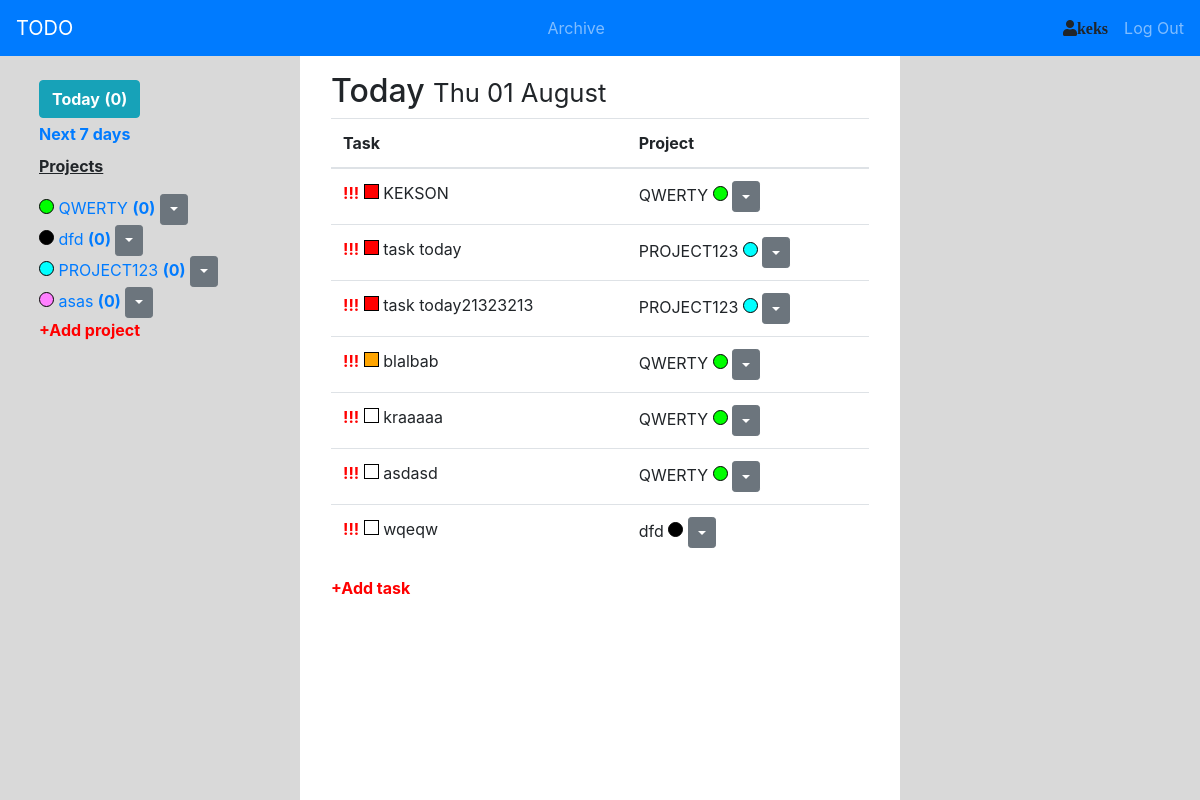
The page /today/ (signed in) on the database as committed earlier.
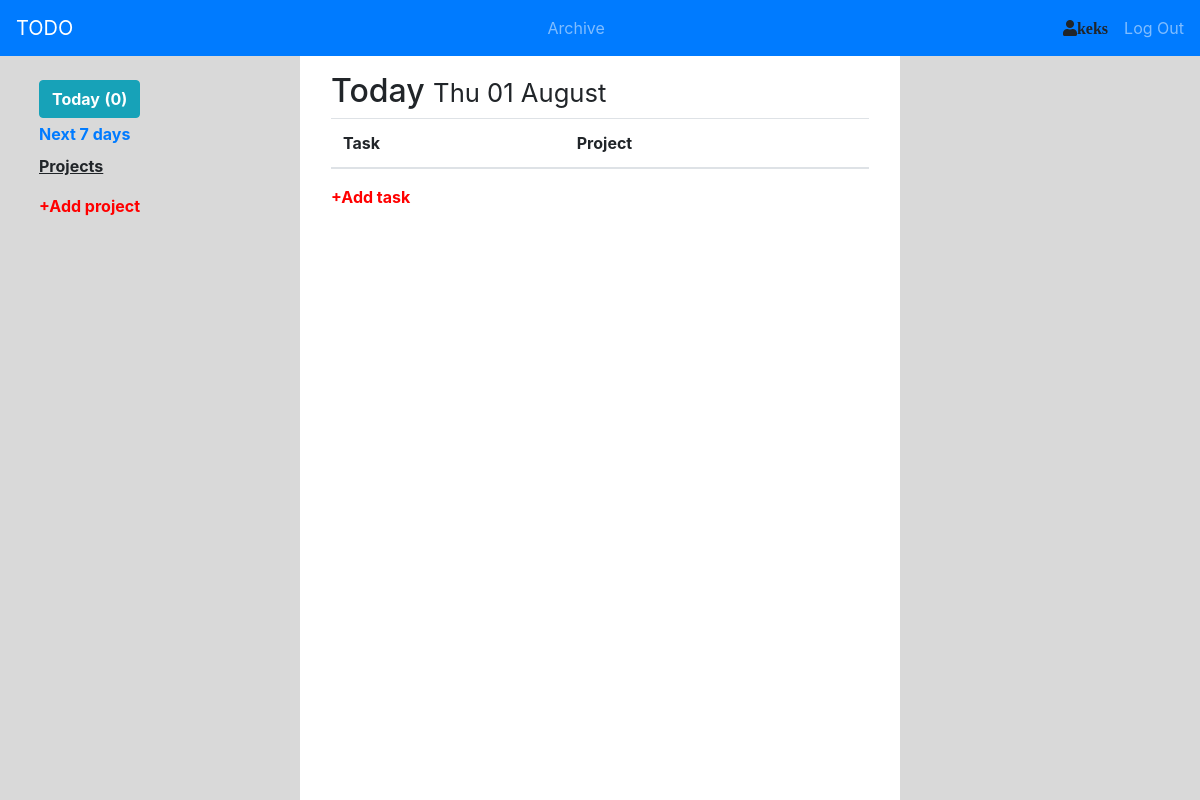
The same page on the database as committed later.
### todo_app/models.py (models this page shows, shortened)
class Project(models.Model):
    name = models.CharField(max_length=20)
    colour = models.CharField(max_length=7)
    slug = models.SlugField(max_length=30, unique=True, blank=True)
    user = models.ForeignKey(User, on_delete=models.CASCADE)
    class Meta:
        unique_together = ('name', 'colour', 'user')
    def get_absolute_url(self):
        return reverse('project_detail_url', kwargs={'slug': self.slug})
    def __str__(self):
        return self.name

class Task(models.Model):
    LOW = 3
    MID = 2
    HIGH = 1
    CHOICES_OF_PRIORITY = (
        (LOW, 'Low'),
        (MID, 'Mid'),
        (HIGH, 'High')
    )
    name = models.CharField(max_length=30)
    priority = models.PositiveSmallIntegerField(choices=CHOICES_OF_PRIORITY, default=LOW)
    date_until = models.DateTimeField()
    status = models.CharField(max_length=4, blank=True)
    project = models.ForeignKey(Project, on_delete=models.CASCADE)
    class Meta:
        ordering = ['priority']

### todo_app/views.py (the view)
# urls.py: path('today/', Today.as_view(), name='today_url'),
class Today(LoginRequiredMixin, ObjectCreateMixin, View):
    redirect_url = 'today_url'
    def context_method(self, request, project_bound_form=None, task_bound_form=None):
        project_form = ProjectForm() if project_bound_form is None else project_bound_form
        task_form = TaskForm(request.user) if task_bound_form is None else task_bound_form
        projects = Project.objects.filter(user=request.user)
        overdue_tasks = Task.objects.filter(project__user=request.user,
                                            date_until__lt=timezone.localtime(),
                                            status='')
        tasks = Task.objects.filter(project__user=request.user,  # for a day
                                    date_until__gt=timezone.localtime(),
                                    date_until__lte=timezone.localtime().replace(hour=23, minute=59, second=59),
                                    status='')
        tasks_counted = {project.name: project.task_set.filter(date_until__gt=timezone.localtime(),
                                                               date_until__lte=timezone.localtime().replace(hour=23,
                                                                                                            minute=59,
                                                                                                            second=59),
                                                               status='').count() for project in projects}
        context = {
            'today_obj': True,
            'redirect_url': self.redirect_url,
            'title': 'Today',
            'today_date': timezone.localtime(),
            'projects': projects,
            'overdue_tasks': overdue_tasks,
            'tasks': tasks,
            'tasks_counted': tasks_counted,
            'project_form': project_form,
            'task_form': task_form,
        }
        return context
    def get(self, request):
        return render(request, 'todo_app/main.html', context=self.context_method(request))

### todo_app/views.py (called while the page is built)
@register.filter
def get_item(dictionary, key):
    return dictionary.get(key)

### todo_app/templates/todo_app/main.html
{% extends 'todo_app/todo_base.html' %}
{% block left-block %}
    {% include 'todo_app/includes/left_block_universal.html' %}
{% endblock %}
{% block center-block %}
    {% include 'todo_app/includes/center_block_universal.html' %}
{% endblock %}

### todo_app/templates/todo_app/includes/left_block_universal.html (shortened to what this page needs)
                <div class="m-4">
                    <a href="{% url 'today_url' %}" class="{% if today_obj %}btn btn-info{% endif %}"><strong>Today</strong> {% if today_obj %}<b>({{ tasks.count }})</b>{% endif %}</a>
                    <a href="{% url 'next7days_url' %}" class="mt-1 {% if next7days_obj %}btn btn-info{% endif %}"><strong>Next 7 days</strong> {% if next7days_obj %}({{ tasks.count }}){% endif %}</a>
                    <p class="mt-2" style='text-decoration:underline;'><strong>Projects</strong></p>
                    {% for project in projects %}
                        <div>
                            <div class="project-circle" style="background: {{ project.colour }}"></div>
                            <a href="{{ project.get_absolute_url }}" class="d-inline {% if project.slug == slug %}btn btn-info{% endif %}">{{ project.name }} {% if today_obj or next7days_obj %}<b>({{ tasks_counted|get_item:project.name }})</b>{% endif %}</a>
                          <button type="button" class="btn btn-sm btn-secondary dropdown-toggle dropdown-toggle-split" data-toggle="dropdown" aria-haspopup="true" aria-expanded="false">
                          </button>
                        </div>
                    {% endfor %}
                    {% if today_obj or next7days_obj %}
                        <p class="a-add-prjct"><strong>+Add project</strong></p>
                    {% endif %}
                </div>

### todo_app/templates/todo_app/includes/center_block_universal.html (shortened to what this page needs)
                <div class="m-3">
                    {% if today_obj %}
                        <h2>Today <small>{{ today_date|date:"D d F" }}</small></h2>
                    {% elif next7days_obj %}
                        <h2>Next 7 days</h2>
                    {% endif %}
                    <table class="table">
                        <thead>
                        <tr>
                            <th scope="col">Task</th>
                            <th scope="col">Project</th>
                        </tr>
                        </thead>
                        <tbody>
                        {% if overdue_tasks %}
                            {% for task in overdue_tasks %}
                                <tr>
                                    <td>
                                        <b style="color: red;">!!!</b>
                                        <div class="priority-square" style="background:{% if task.priority == 1 %}red{% elif task.priority == 2 %}orange{% elif task.priority == 3 %}white{% endif %}"></div>
                                        {{ task.name }}
                                    </td>
                                    <td>
                                        {{ task.project }}
                                        <div class="project-circle" style="background: {{ task.project.colour }}"></div>
                                      <button type="button" class="btn btn-sm btn-secondary dropdown-toggle dropdown-toggle-split" data-toggle="dropdown" aria-haspopup="true" aria-expanded="false">
                                      </button>
                                    </td>
                                </tr>
                            {% endfor %}
                        {% endif %}
                        </tbody>
                    </table>
                    {% if today_obj or next7days_obj %}
                        <p class="a-add-task"><strong>+Add task</strong></p>
                    {% endif %}
                </div>

Rows that differ between the two databases and show on the page:
removed Project: name "QWERTY", name "0"
removed Project: name "dfd", name "0"
removed Project: name "PROJECT123", name "0"
removed Project: name "asas", name "0"
removed Task: priority 1 (drawn), name "KEKSON", project "QWERTY"
removed Task: priority 1 (drawn), name "task today", project "PROJECT123"
removed Task: priority 1 (drawn), name "task today21323213", project "PROJECT123"
removed Task: priority 2 (drawn), name "blalbab", project "QWERTY"
removed Task: priority 3 (drawn), name "kraaaaa", project "QWERTY"
removed Task: priority 3 (drawn), name "asdasd", project "QWERTY"
removed Task: priority 3 (drawn), name "wqeqw", project "dfd"
